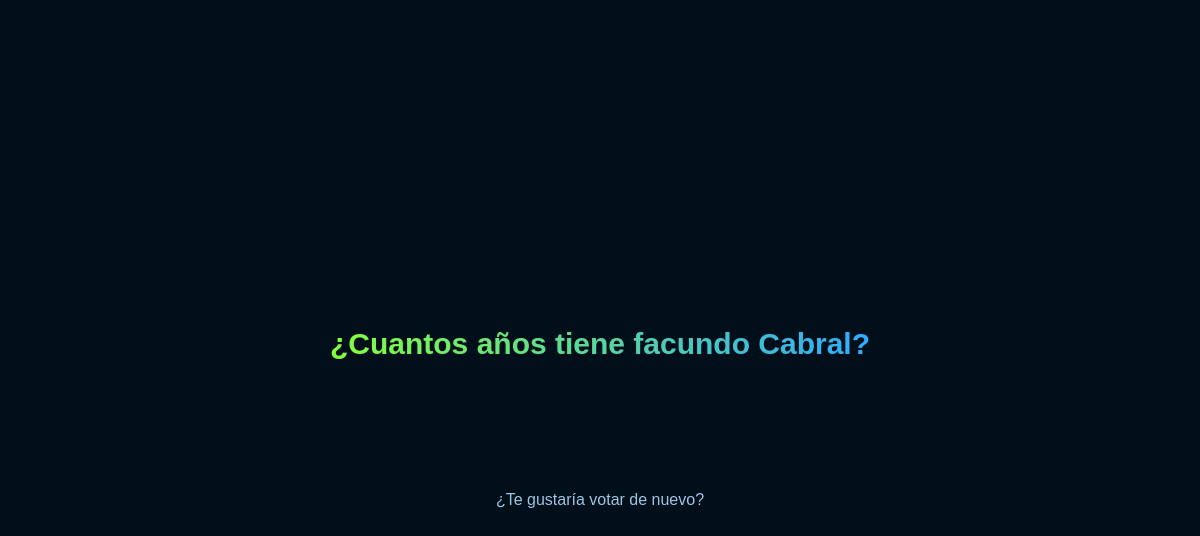
Before: /polls/4/results/ with the older database file.
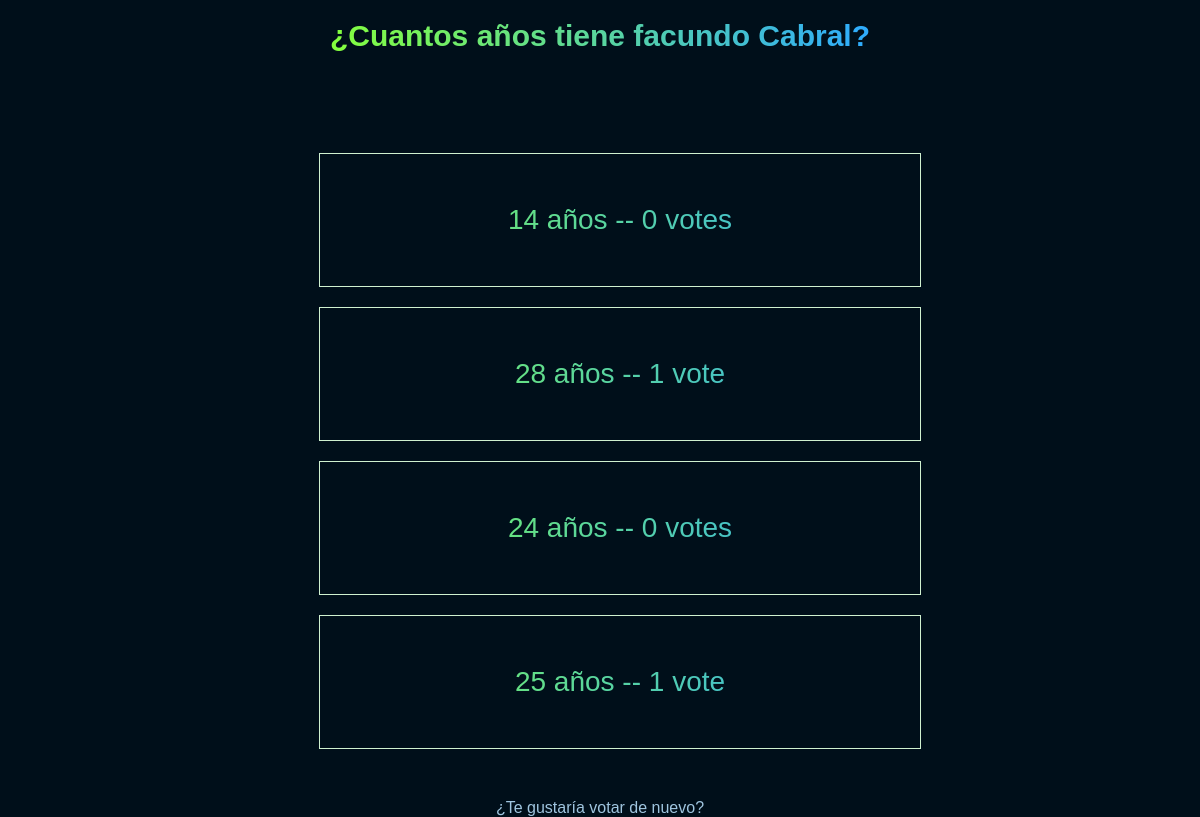
After: the same page with the newer database file.
### polls/models.py (models this page shows, shortened)
class Question(models.Model):
    question_text = models.CharField(max_length=200) #definimos el campo question_text como un campo de tipo CharField, con un tamaño máximo de 200 caracteres
    pub_date = models.DateTimeField("Date published") #definimos el campo pub_date como un campo de tipo DateTimeField, con una etiqueta 'date published'

class Choice(models.Model):
    question = models.ForeignKey(Question, on_delete=models.CASCADE) #definimos el campo question como una llave foránea de la tabla Question, cada vez que se elimine un registro de la tabla Question, se eliminarán todos los registros de la tabla Choices que tengan como llave foránea el id de la tabla Question
    choice_text = models.CharField(max_length=200) #definimos el campo choice_text como un campo de tipo CharField, con un tamaño máximo de 200 caracteres
    votes = models.IntegerField(default=0) #definimos el campo votes como un campo de tipo IntegerField, con un valor por defecto de 0

### polls/views.py (the view)
# urls.py: path("<int:pk>/results/", views.ResultsView.as_view(), name="results"),
class ResultsView(generic.DetailView):
    model = Question
    template_name: str = "polls/result.html"
    def get_queryset(self):
        return Question.objects.filter(pub_date__lte=timezone.now())

### polls/templates/polls/result.html (shortened to what this page needs)
{% load static %}
<!DOCTYPE html>
<html lang="en">
<head>
    <link rel="stylesheet" href="{% static 'polls/style.css'  %}"></link>
    <link rel="stylesheet" href="{% static 'polls/result.css'  %}"></link>
</head>
<body>
<h1>{{ question.question_text }}</h1>
<ul>
    {% for choice in question.choice_set.all %}
        <li>{{ choice.choice_text }} -- {{ choice.votes }} vote{{ choice.votes | pluralize }}</li>
    {% endfor %}
</ul>
<a href="{% url 'polls:detail' question.id %}">¿Te gustaría votar de nuevo?</a>
</body>
</html>

### polls/static/polls/style.css (style rules this page uses)
body { display: flex; align-items: center; justify-content: center; flex-direction: column; height: 100vh; background: hsl(204 100% 5%); font-family:Arial, Helvetica, sans-serif; }
ul { display: flex; align-items: center; justify-content: center; flex-direction: column; padding-top: 50px; }
header, ul, h1 { background: linear-gradient( to right, hsl(98 100% 62%), hsl(204 100% 59%) ); -webkit-background-clip: text; -webkit-text-fill-color: transparent; text-align: center ; font-size: 30px; }
li { display: flex; align-items: center; justify-content: center; width: 500px; border:1px solid rgb(208, 241, 208); padding: 50px; margin-bottom: 20px; font-size: 28px; }

### polls/static/polls/result.css (style rules this page uses)
body { display: flex; align-items: center; justify-content: center; }
a { text-decoration: none; color: rgb(159, 197, 223); }

Changed rows visible on the page:
added Choice: choice_text "14 años", votes "0", votes|pluralize "s"
added Choice: choice_text "28 años", votes "1"
added Choice: choice_text "24 años", votes "0", votes|pluralize "s"
added Choice: choice_text "25 años", votes "1"
